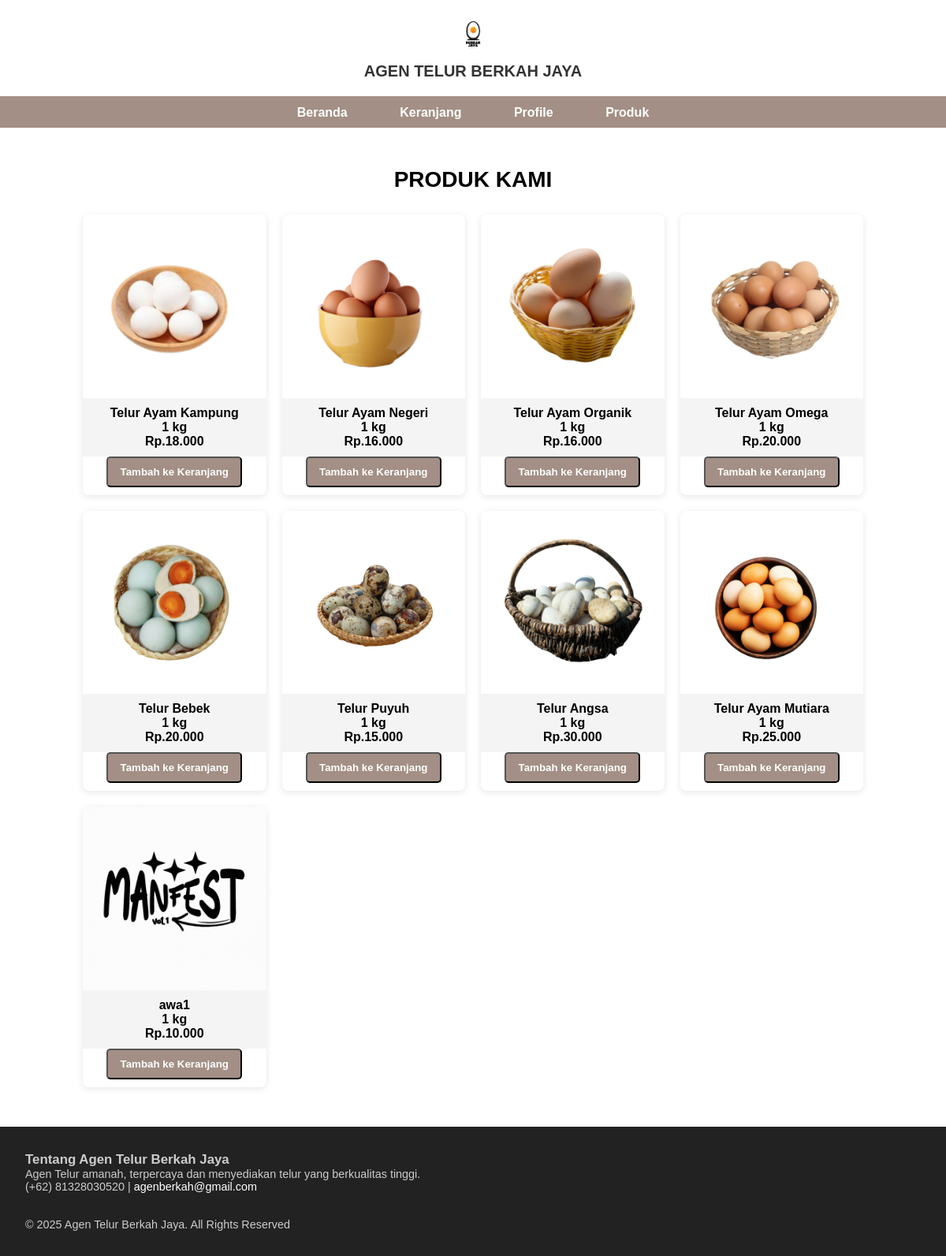
/produk.php, run on the app's committed database.
### tables this page shows
CREATE TABLE `produk` (
  `Id_Produk` int(11) NOT NULL,
  `Nama_Produk` varchar(20) DEFAULT NULL,
  `Harga_Produk` varchar(20) DEFAULT NULL,
  `gambar` varchar(255) DEFAULT NULL
);

### produk.php (the view, shortened to what this page needs)
<?php
$db = (new Database())->connection();
$sql = "SELECT * FROM produk";
$stmt = $db->query($sql);
$result = $stmt->fetchAll(PDO::FETCH_ASSOC);
?>
<!DOCTYPE html>
<html lang="id">
<head>
</head>
<body>
    <div class="bagian-atas">
        <img src="gambar/Logo.png" alt="Logo">
        <div class="nama-toko">AGEN TELUR BERKAH JAYA</div>
    </div>
    <div class="menu-utama">
        <a href="beranda.php">Beranda</a>
        <a href="keranjangbelanja.php">Keranjang</a>
        <a href="profil.php">Profile</a>
        <a href="produk.php">Produk</a>
    </div>
    <div class="produk-kami">
        <h2>PRODUK KAMI</h2> <br>
        <div class="daftar-produk">
            <?php foreach ($result as $row): ?>
    <div class="kartu-produk">
        <img src="gambar/<?= htmlspecialchars($row['gambar']) ?>" alt="<?= htmlspecialchars($row['Nama_Produk']) ?>">
        <h3>
            <?= htmlspecialchars($row['Nama_Produk']) ?><br>
            1 kg<br>
            <span>Rp.<?= number_format($row['Harga_Produk'], 0, ',', '.') ?></span>
        </h3>
        <form action="tambah_keranjang.php" method="POST" style="margin-bottom: 10px;">
            <button type="submit" class="tombol">Tambah ke Keranjang</button>
        </form>
    </div>
<?php endforeach; ?>
        </div>
    </div>
<footer>
  <div class="footer-info">
    <h3>Tentang Agen Telur Berkah Jaya</h3>
    <p>Agen Telur amanah, terpercaya dan menyediakan telur yang berkualitas tinggi.</p>
    <p>(+62) 81328030520 | <a href="mailto:agenberkahj@gmail.com">agenberkah@gmail.com</a></p>
    <p style="margin-top: 2rem;">© 2025 Agen Telur Berkah Jaya. All Rights Reserved</p>
  </div>
</footer>
</body>
</html>

### produk.php (style rules this page uses)
* { margin: 0; padding: 0; box-sizing: border-box; font-family: Arial, sans-serif; }
body { background-color: #f4f4f4; }
.bagian-atas { background: white; padding: 20px 0; text-align: center; border-bottom: 2px solid #A38F85; }
.bagian-atas img { width: 50px; }
.bagian-atas .nama-toko { font-size: 20px; font-weight: bold; color: #333; margin-top: 5px; }
.menu-utama { background: #A38F85; padding: 10px 0; text-align: center; }
.menu-utama a { color: white; margin: 0 15px; text-decoration: none; font-weight: bold; padding: 8px 16px; border-radius: 6px; transition: background-color 0.3s ease, box-shadow 0.3s ease; }
.tombol { background: #A38F85; color: white; padding: 10px 15px; border-radius: 5px; text-decoration: none; font-weight: bold; }
.produk-kami { padding: 50px; text-align: center; background: white; }
.produk-kami h2 { font-size: 28px; margin-bottom: 10px; }
.daftar-produk { display: grid; grid-template-columns: repeat(4, 1fr); gap: 20px; padding: 0 5%; }
.kartu-produk { background: white; border-radius: 8px; overflow: hidden; box-shadow: 0 2px 8px rgba(0, 0, 0, 0.1); text-align: center; }
.kartu-produk img { width: 100%; aspect-ratio: 1 / 1; object-fit: cover; display: block; }
.kartu-produk h3 { padding: 10px; font-size: 16px; background: #f4f4f4; }
footer { background: #222; color: #ccc; text-align: center; padding: 2rem 1rem; font-size: 0.9rem; }
footer a { color: #fff; text-decoration: none; }
.footer-info { max-width: 6000px; margin: 0 auto; text-align: left; padding-left: 1rem; }

### data on the page
produk: gambar (picture), Nama_Produk "Telur Ayam Kampung", Harga_Produk "18.000"
produk: gambar (picture), Nama_Produk "Telur Ayam Negeri", Harga_Produk "16.000"
produk: gambar (picture), Nama_Produk "Telur Ayam Organik", Harga_Produk "16.000"
produk: gambar (picture), Nama_Produk "Telur Ayam Omega", Harga_Produk "20.000"
produk: gambar (picture), Nama_Produk "Telur Bebek", Harga_Produk "20.000"
produk: gambar (picture), Nama_Produk "Telur Puyuh", Harga_Produk "15.000"
produk: gambar (picture), Nama_Produk "Telur Angsa", Harga_Produk "30.000"
produk: gambar (picture), Nama_Produk "Telur Ayam Mutiara", Harga_Produk "25.000"
produk: gambar (picture), Nama_Produk "awa1", Harga_Produk "10.000"
